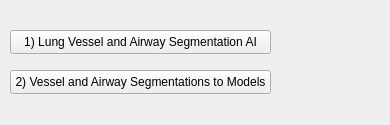
<?xml version="1.0" encoding="UTF-8"?>
<ui version="4.0">
 <class>LungCTAPanelWidget</class>
 <widget class="QWidget" name="LungCTAPanelWidget">
  <property name="geometry">
   <rect>
    <x>0</x>
    <y>0</y>
    <width>390</width>
    <height>125</height>
   </rect>
  </property>
  <property name="windowTitle">
   <string>Form</string>
  </property>
  <widget class="QPushButton" name="lungStep1Button">
   <property name="geometry">
    <rect>
     <x>10</x>
     <y>30</y>
     <width>261</width>
     <height>24</height>
    </rect>
   </property>
   <property name="text">
    <string>1) Lung Vessel and Airway Segmentation AI</string>
   </property>
  </widget>
  <widget class="QPushButton" name="lungStep2Button">
   <property name="geometry">
    <rect>
     <x>10</x>
     <y>70</y>
     <width>261</width>
     <height>24</height>
    </rect>
   </property>
   <property name="text">
    <string>2) Vessel and Airway Segmentations to Models</string>
   </property>
  </widget>
 </widget>
 <resources/>
 <connections/>
</ui>
